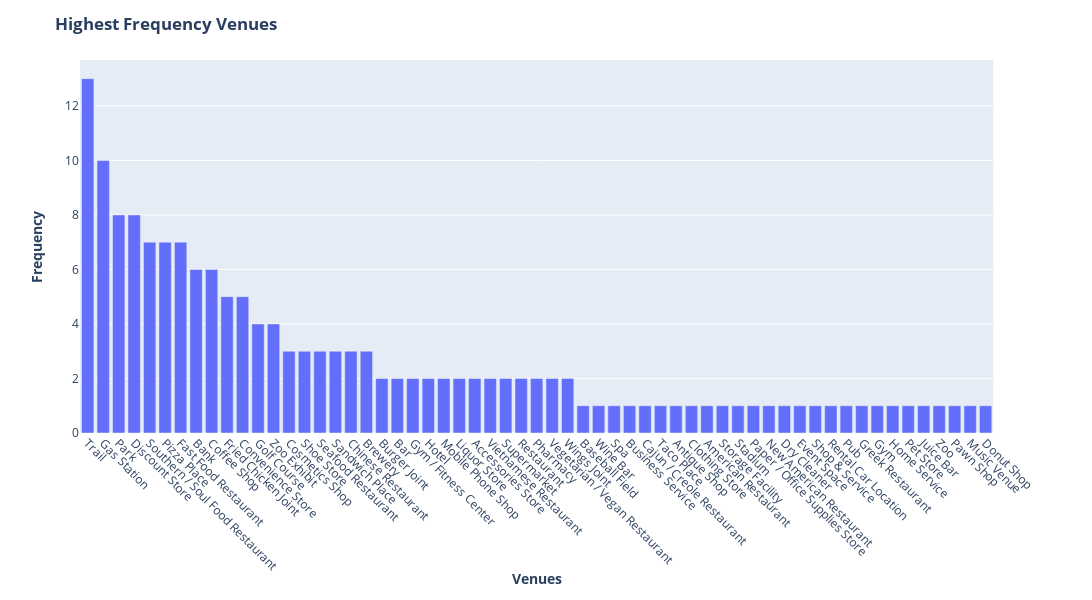

Notebook code cell kept with this figure:
### Code cell
top_ten_grouped = top_ten_venues.groupby('Venues')['Freq'].sum().sort_values(ascending = False).reset_index()
fig = px.bar(top_ten_grouped, x = 'Venues', y = 'Freq')

fig.update_layout(title = '<b>Highest Frequency Venues</b>', width = 1200)
fig.update_xaxes(title = '<b>Venues</b>',tickangle = 45)
fig.update_yaxes(title = '<b>Frequency</b>')

fig.show()

### Figure 1 — Plotly figure (JSON) as saved in the notebook; plotly's stock layout.template omitted (floating-point values rounded to 4 significant figures)
{"data": [{"alignmentgroup": "True", "hoverlabel": {"namelength": 0}, "hovertemplate": "Venues=%{x}<br>Freq=%{y}", "legendgroup": "", "marker": {"color": "#636efa"}, "name": "", "offsetgroup": "", "orientation": "v", "showlegend": false, "textposition": "auto", "type": "bar", "x": ["Trail", "Gas Station", "Park", "Discount Store", "Southern / Soul Food Restaurant", "Pizza Place", "Fast Food Restaurant", "Bank", "Coffee Shop", "Fried Chicken Joint", "Convenience Store", "Golf Course", "Zoo Exhibit", "Cosmetics Shop", "Shoe Store", "Seafood Restaurant", "Sandwich Place", "Chinese Restaurant", "Brewery", "Burger Joint", "Bar", "Gym / Fitness Center", "Hotel", "Mobile Phone Shop", "Liquor Store", "Accessories Store", "Vietnamese Restaurant", "Supermarket", "Restaurant", "Pharmacy", "Vegetarian / Vegan Restaurant", "Wings Joint", "Baseball Field", "Wine Bar", "Spa", "Business Service", "Cajun / Creole Restaurant", "Taco Place", "Antique Shop", "Clothing Store", "American Restaurant", "Storage Facility", "Stadium", "Paper / Office Supplies Store", "New American Restaurant", "Dry Cleaner", "Event Space", "Shop & Service", "Rental Car Location", "Pub", "Greek Restaurant", "Gym", "Home Service", "Pet Store", "Juice Bar", "Zoo", "Pawn Shop", "Music Venue", "Donut Shop"], "xaxis": "x", "y": [13, 10, 8, 8, 7, 7, 7, 6, 6, 5, 5, 4, 4, 3, 3, 3, 3, 3, 3, 2, 2, 2, 2, 2, 2, 2, 2, 2, 2, 2, 2, 2, 1, 1, 1, 1, 1, 1, 1, 1, 1, 1, 1, 1, 1, 1, 1, 1, 1, 1, 1, 1, 1, 1, 1, 1, 1, 1, 1], "yaxis": "y"}], "layout": {"barmode": "relative", "height": 600, "legend": {"tracegroupgap": 0}, "margin": {"t": 60}, "title": {"text": "<b>Highest Frequency Venues</b>"}, "width": 1200, "xaxis": {"anchor": "y", "domain": [0, 0.98], "tickangle": 45, "title": {"text": "<b>Venues</b>"}}, "yaxis": {"anchor": "x", "domain": [0, 1], "title": {"text": "<b>Frequency</b>"}}}}
